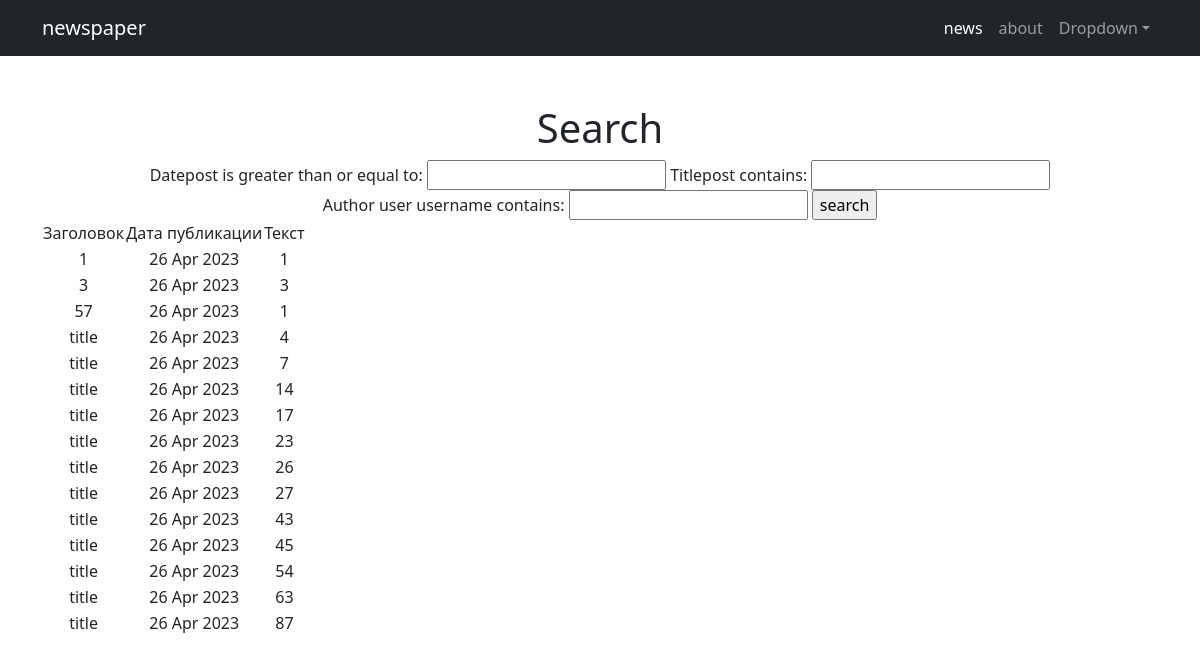
The app's page /search/ with its own data.
### news/models.py (models this page shows, shortened)
class Post(models.Model):
    POST = 'PO'
    NEWS = 'NE'
    TYPE_IN_PLACE = [
        (POST, 'post'),
        (NEWS, 'news'),
    ]
    author = models.ForeignKey(Author, on_delete = models.CASCADE)
    typepost = models.CharField(max_length = 2, choices = TYPE_IN_PLACE, default = POST)
    datepost = models.DateTimeField(auto_now_add = True)
    posts = models.ManyToManyField(Category, through = 'PostCategory')
    titlepost = models.CharField(max_length = 64, default = 'title')
    textpost = models.TextField()
    ratingpost = models.IntegerField(default = 0)

### simpleapp/views.py (the view)
# urls.py: path('', NewsSearch.as_view()),
class NewsSearch(ListView):
    model = Post
    template_name = 'search.html'
    context_object_name = 'news'
    def get_context_data(self, **kwargs):
        context = super().get_context_data(**kwargs)
        context['filter'] = NewFilter(self.request.GET,queryset=self.get_queryset())
        return context

### simpleapp/templatetags/custom_filters.py (called while the page is built)
@register.filter(name='censor')
def multiply(value):
    if 'fuck' in str(value) or 'ass' in str(value) or 'fool' in str(value):
        return '****'
    else:
        return str(value)

### templates/search.html (shortened to what this page needs)
{% extends 'flatpages/default.html' %}
{% load custom_filters %}
{% block content %}
<h1>Search</h1>
<form method="GET">
    {{ filter.form }}
    <input type="submit" value="search">
</form>
{% if news %}
<table>
    <tr>
        <td>
            Заголовок
        </td>
        <td>
            Дата публикации
        </td>
        <td>
            Текст
        </td>
    </tr>
{% for new in filter.qs %}
    <tr>
        <td>
            {{ new.titlepost|censor }}
        </td>
        <td>
            {{ new.datepost|date:'d M Y' }}
        </td>
        <td>
            {{ new.textpost|truncatechars:50|censor }}
        </td>
    </tr>
{% endfor %}
</table>
{% else %}
<h2>News нет</h2>
{% endif %}
{% endblock content %}

### templates/flatpages/default.html (shortened to what this page needs)
{% load static %}
<!DOCTYPE html>
<html lang="en">
    <head>
        <link href="{% static 'css/styles.css' %}" rel="stylesheet" />
    </head>
    <body>
        <nav class="navbar navbar-expand-lg navbar-dark bg-dark">
            <div class="container">
                <a class="navbar-brand" href="#">newspaper</a>
                <div class="collapse navbar-collapse" id="navbarSupportedContent">
                    <ul class="navbar-nav ms-auto mb-2 mb-lg-0">
                        <li class="nav-item"><a class="nav-link active" aria-current="page" href="/news">news</a></li>
                        <li class="nav-item"><a class="nav-link" href="/about">about</a></li>
                        <li class="nav-item dropdown">
                            <a class="nav-link dropdown-toggle" id="navbarDropdown" href="#" role="button" data-bs-toggle="dropdown" aria-expanded="false">Dropdown</a>
                        </li>
                    </ul>
                </div>
            </div>
        </nav>
        <div class="container">
            <div class="text-center mt-5">
                {% block content %}{% endblock content %}
            </div>
        </div>
    </body>
</html>

### records on screen
Post: titlepost|censor "1", datepost "26 Apr 2023", textpost|censor "1"
Post: titlepost|censor "3", datepost "26 Apr 2023", textpost|censor "3"
Post: titlepost|censor "57", datepost "26 Apr 2023", textpost|censor "1"
Post: titlepost|censor "title", datepost "26 Apr 2023", textpost|censor "4"
Post: titlepost|censor "title", datepost "26 Apr 2023", textpost|censor "7"
Post: titlepost|censor "title", datepost "26 Apr 2023", textpost|censor "14"
Post: titlepost|censor "title", datepost "26 Apr 2023", textpost|censor "17"
Post: titlepost|censor "title", datepost "26 Apr 2023", textpost|censor "23"
Post: titlepost|censor "title", datepost "26 Apr 2023", textpost|censor "26"
Post: titlepost|censor "title", datepost "26 Apr 2023", textpost|censor "27"
Post: titlepost|censor "title", datepost "26 Apr 2023", textpost|censor "43"
Post: titlepost|censor "title", datepost "26 Apr 2023", textpost|censor "45"
Post: titlepost|censor "title", datepost "26 Apr 2023", textpost|censor "54"
Post: titlepost|censor "title", datepost "26 Apr 2023", textpost|censor "63"
Post: titlepost|censor "title", datepost "26 Apr 2023", textpost|censor "87"
